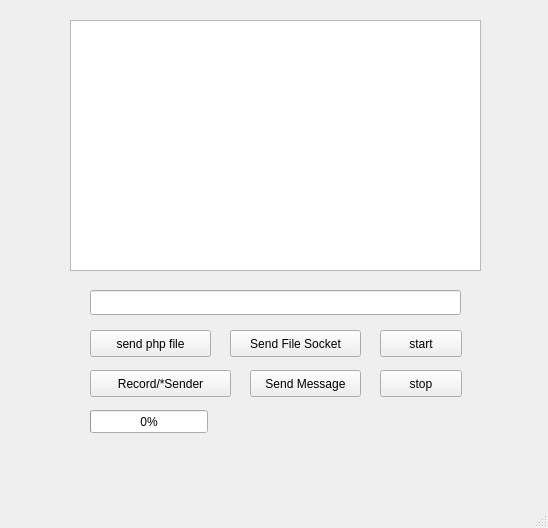
<?xml version="1.0" encoding="UTF-8"?>
<ui version="4.0">
 <class>MainWindow</class>
 <widget class="QMainWindow" name="MainWindow">
  <property name="geometry">
   <rect>
    <x>0</x>
    <y>0</y>
    <width>548</width>
    <height>528</height>
   </rect>
  </property>
  <property name="windowTitle">
   <string>MainWindow</string>
  </property>
  <widget class="QWidget" name="centralwidget">
   <widget class="QLineEdit" name="messageLineEdit">
    <property name="geometry">
     <rect>
      <x>90</x>
      <y>290</y>
      <width>371</width>
      <height>25</height>
     </rect>
    </property>
   </widget>
   <widget class="QPushButton" name="sendFileButton">
    <property name="geometry">
     <rect>
      <x>230</x>
      <y>330</y>
      <width>131</width>
      <height>27</height>
     </rect>
    </property>
    <property name="text">
     <string>Send File Socket</string>
    </property>
   </widget>
   <widget class="QPushButton" name="sendMessageButton">
    <property name="geometry">
     <rect>
      <x>250</x>
      <y>370</y>
      <width>111</width>
      <height>27</height>
     </rect>
    </property>
    <property name="text">
     <string>Send Message</string>
    </property>
   </widget>
   <widget class="QProgressBar" name="uploadStatus">
    <property name="geometry">
     <rect>
      <x>90</x>
      <y>410</y>
      <width>118</width>
      <height>23</height>
     </rect>
    </property>
    <property name="value">
     <number>0</number>
    </property>
   </widget>
   <widget class="QPushButton" name="recordButton">
    <property name="geometry">
     <rect>
      <x>90</x>
      <y>370</y>
      <width>141</width>
      <height>27</height>
     </rect>
    </property>
    <property name="text">
     <string>Record/*Sender</string>
    </property>
   </widget>
   <widget class="QPushButton" name="sendToPhpButton">
    <property name="geometry">
     <rect>
      <x>90</x>
      <y>330</y>
      <width>121</width>
      <height>27</height>
     </rect>
    </property>
    <property name="text">
     <string>send php file</string>
    </property>
   </widget>
   <widget class="QPushButton" name="startServerButton">
    <property name="geometry">
     <rect>
      <x>380</x>
      <y>330</y>
      <width>82</width>
      <height>27</height>
     </rect>
    </property>
    <property name="text">
     <string>start</string>
    </property>
   </widget>
   <widget class="QPushButton" name="stopServerButton">
    <property name="geometry">
     <rect>
      <x>380</x>
      <y>370</y>
      <width>82</width>
      <height>27</height>
     </rect>
    </property>
    <property name="text">
     <string>stop</string>
    </property>
   </widget>
   <widget class="QTextBrowser" name="chatTextBrowser">
    <property name="geometry">
     <rect>
      <x>70</x>
      <y>20</y>
      <width>411</width>
      <height>251</height>
     </rect>
    </property>
   </widget>
   <widget class="QLabel" name="rateStatus">
    <property name="geometry">
     <rect>
      <x>220</x>
      <y>410</y>
      <width>241</width>
      <height>20</height>
     </rect>
    </property>
    <property name="text">
     <string/>
    </property>
   </widget>
   <widget class="QLabel" name="fileSize">
    <property name="geometry">
     <rect>
      <x>350</x>
      <y>410</y>
      <width>111</width>
      <height>20</height>
     </rect>
    </property>
    <property name="text">
     <string/>
    </property>
   </widget>
  </widget>
  <widget class="QMenuBar" name="menubar">
   <property name="geometry">
    <rect>
     <x>0</x>
     <y>0</y>
     <width>548</width>
     <height>26</height>
    </rect>
   </property>
  </widget>
  <widget class="QStatusBar" name="statusbar"/>
 </widget>
 <resources/>
 <connections/>
</ui>
